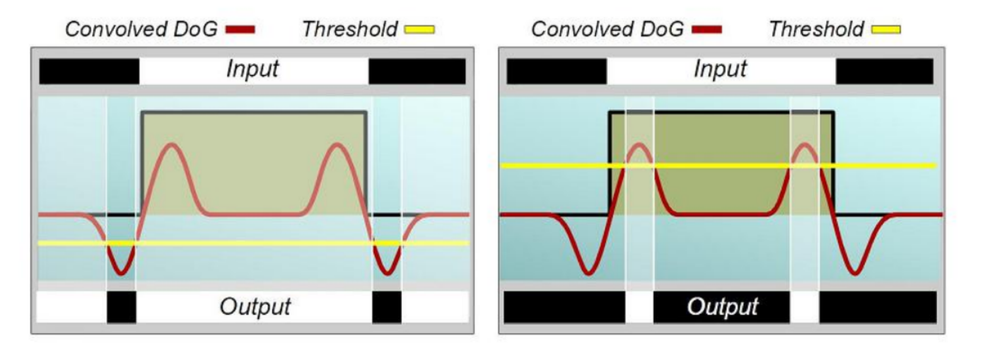
#> input picture utils/img_6.png, 1000 x 355 px, shrunk from 1586 x 563 before the run
$ python -i FDoG.py   (imports and definitions only)
#> lines starting #> are read from the running program, lines starting #| are printed output that depends on the picture
#> further down, picture is the input picture: shape (355, 1000, 3); mean B, G, R 198.3, 206, 197.4
import cv2 as cv
import numpy as np


# [14 lines left out: function find_neighbors, not called in this run]


def refine_flow(flow, mag, ksize):
    """ Refine edge tangent flow based on paper's
    equation. """
    _, h, w = flow.shape

    # do padding
    p = ksize // 2
    flow = np.pad(flow, ((0, 0), (p, p), (p, p)))
    mag = np.pad(mag, ((0, 0), (p, p), (p, p)))

    # neighbors of each tangent vector in each window
    flow_neighbors = find_neighbors(flow, ksize,
                                    s=1, out_h=h, out_w=w)

    # centural tangent vector in each window
    flow_me = flow_neighbors[..., ksize // 2, ksize // 2]
    flow_me = flow_me[..., np.newaxis, np.newaxis]

    # compute dot
    dots = np.sum(flow_neighbors * flow_me, axis=2,
                  keepdims=True)

    # compute phi
    phi = np.where(dots > 0, 1, -1)

    # compute wd, weight of direction
    wd = np.abs(dots)

    # compute wm, weight of magnitude
    mag_neighbors = find_neighbors(mag, ksize,
                                   s=1, out_h=h, out_w=w)
    mag_me = mag_neighbors[..., ksize // 2, ksize // 2]
    mag_me = mag_me[..., np.newaxis, np.newaxis]
    wm = (1 + np.tanh(mag_neighbors - mag_me)) / 2

    # compute ws, spatial weight
    ws = np.ones_like(wm)
    x, y = np.meshgrid(np.arange(ksize), np.arange(ksize))
    cx, cy = ksize // 2, ksize // 2
    dist = np.sqrt((x - cx) ** 2 + (y - cy) ** 2)[np.newaxis, ...]
    ws[:, :, dist >= ksize // 2] = 0

    # update flow
    flow = np.sum(phi * flow_neighbors * ws * wm * wd,
                  axis=(3, 4))
    flow = np.transpose(flow, axes=(2, 0, 1))

    # normalize flow
    norm = np.sqrt(np.sum(flow ** 2, axis=0))
    mask = norm != 0
    flow[:, mask] /= norm[mask]

    return flow


def guass(x, sigma):
    return np.exp(-(x ** 2) / (2 * sigma ** 2)) / (np.sqrt(2 * np.pi) * sigma)


# [165 lines left out: functions make_gauss_filter, shrink_array, detect_edge, not called in this run]


def initialze_flow(img, sobel_size):
    """ Initialize edge tangent flow, contains the
    following steps:
        (1) normalize input image
        (2) compute gradient using sobel operator
        (3) compute gradient magnitude
        (4) normalize gradient and magnitude
        (5) rotate gradient to get tanget vector
    """
#> called with sobel_size = 5
    img = cv.normalize(img, dst=None, alpha=0.0, beta=1.0,
                       norm_type=cv.NORM_MINMAX, dtype=cv.CV_32FC1)

    # compute gradient using sobel and magtitude
    grad_x = cv.Sobel(img, cv.CV_32FC1, 1, 0,
                      ksize=sobel_size)
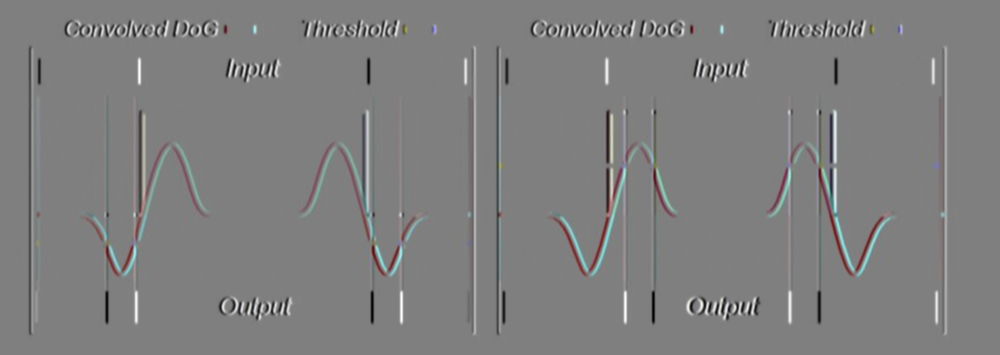
#> grad_x: shape (355, 1000, 3) float32; mean of channels 0, 1, 2 0, 0, 0; drawn with min black and max white
    grad_y = cv.Sobel(img, cv.CV_32FC1, 0, 1,
                      ksize=sobel_size)
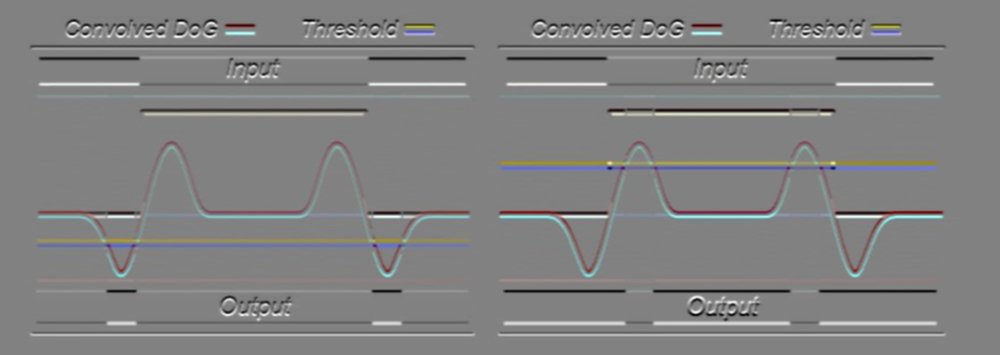
#> grad_y: shape (355, 1000, 3) float32; mean of channels 0, 1, 2 0, 0, 0; drawn with min black and max white
    mag = np.sqrt(grad_x ** 2 + grad_y ** 2)
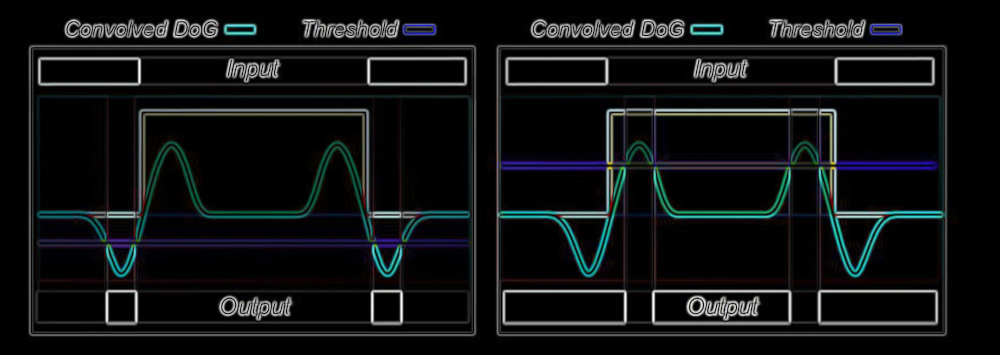
#> mag: shape (355, 1000, 3) float32; mean of channels 0, 1, 2 3.6, 3.4, 3; drawn with min black and max white

    # normalize gradient
    mask = mag != 0
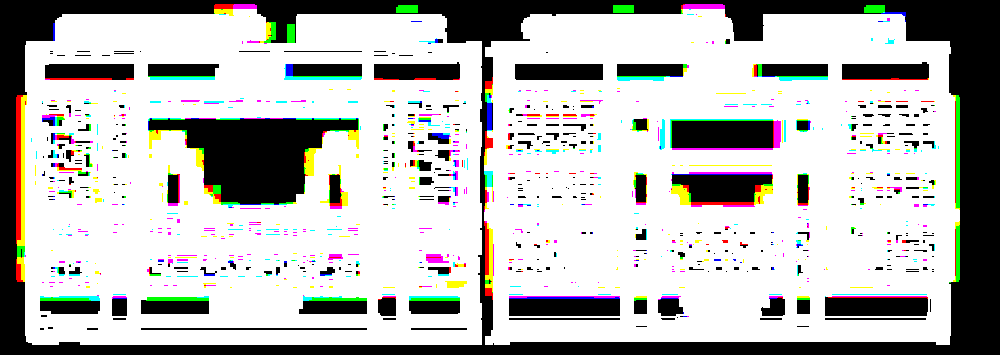
#> mask: shape (355, 1000, 3) bool; mean of channels 0, 1, 2 0.711, 0.721, 0.72; drawn as B, G, R
    grad_x[mask] /= mag[mask]
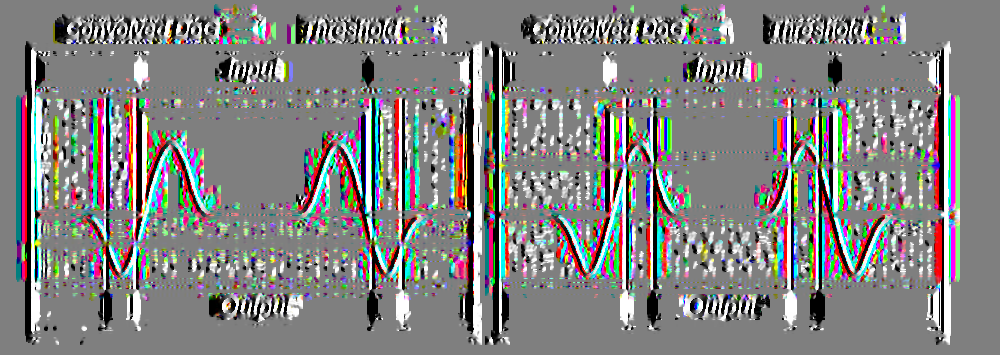
#> grad_x: shape (355, 1000, 3) float32; mean of channels 0, 1, 2 0.0162, 0.0195, 0.0253; drawn with min black and max white
    grad_y[mask] /= mag[mask]
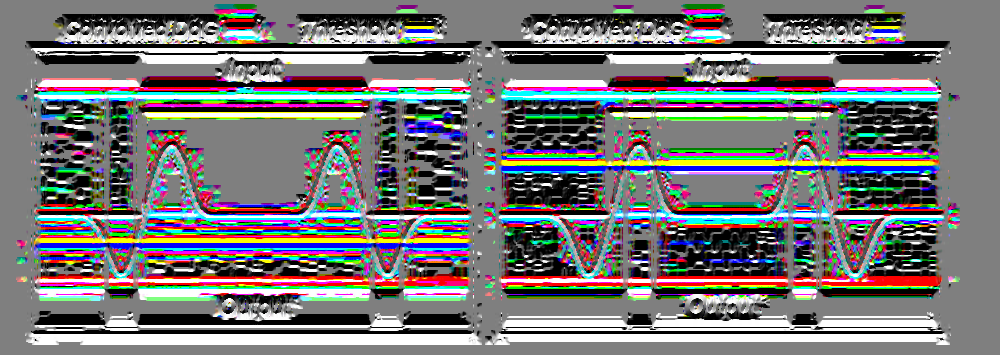
#> grad_y: shape (355, 1000, 3) float32; mean of channels 0, 1, 2 -0.0685, -0.0743, -0.0653; drawn with min black and max white

    # normalize magnitude
    mag = cv.normalize(mag, dst=None, alpha=0.0, beta=1.0,
                       norm_type=cv.NORM_MINMAX)

    # rotate gradient and get tangent vector
    flow_x, flow_y = -grad_y, grad_x
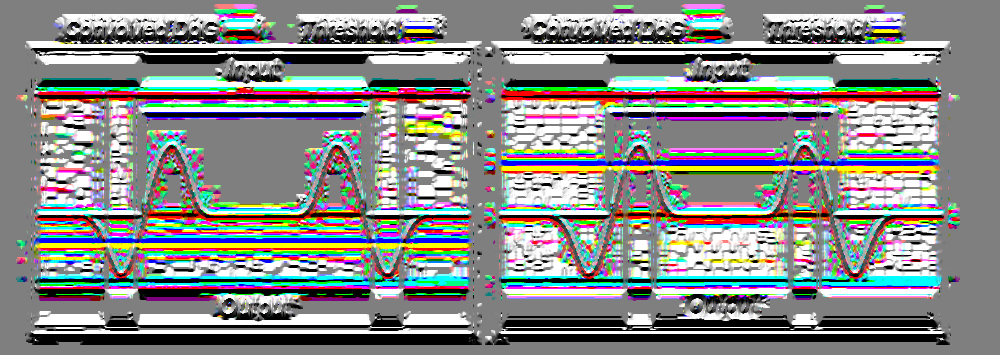
#> flow_x: shape (355, 1000, 3) float32; mean of channels 0, 1, 2 0.0685, 0.0743, 0.0653; drawn with min black and max white

    # expand dimension in axis=0 for vectorizing
    flow = np.concatenate((flow_x[np.newaxis, ...],
                           flow_y[np.newaxis, ...]), axis=0)
    mag = mag[np.newaxis, ...]

    return flow, mag


def run(img, sobel_size=5, etf_iter=4, etf_size=7,
        fdog_iter=3, thresh=0.001, sigma_c=1.0, rho=0.997,
        sigma_m=3.0, tau=0.907):
    """
    Running coherent line drawing on input image.
    Parameters:
    ----------
    - img : ndarray
        Input image, with shape = (h, w, c).

    - sobel_size : int, default = 5
        Size of sobel filter, sobel filter will be used to compute
        gradient.

    - etf_iter : int, default = 4
        Iteration times of refining edge tangent flow.

    - etf_size : int, default = 7
        Size of etf filter.

    - fdog_iter : int, default = 3
        Iteration times of applying fdog on input image.

    - thresh : float, default = 0.001
        Threshold of guass filter's value, this is not an important
        parameter.

    - sigma_c : float, default = 1.0
        Standard variance of one gaussian filter of dog filter,
        another's standard variance will be set to 1.6 * sigma_c.

    - rho : float, default = 0.997
        Dog = gauss_c - rho * gauss_s.

    - sigma_m : float, default = 3.0
        Standard variance of gaussian filter.

    - tau : float, default=0.907
        Threshold of edge map.
    Returns:
    -------
    - edge : ndarray
        Edge map of input image, data type is float32 and pixel's
        range is clipped to [0, 255].
    """
    # initialize edge tangent flow
    flow, mag = initialze_flow(img, sobel_size)

    # refine edge tangent flow
    for i in range(etf_iter):
        flow = refine_flow(flow, mag, ksize=etf_size)

    # do fdog
    for i in range(fdog_iter):
        edge = detect_edge(img, flow, thresh=thresh,
                           sigma_c=sigma_c, rho=rho, sigma_m=sigma_m, tau=tau)
        img[edge == 0] = 0
        img = cv.GaussianBlur(img, ksize=(3, 3), sigmaX=0, sigmaY=0)

    return detect_edge(img, flow, thresh=thresh,
                       sigma_c=sigma_c, rho=rho, sigma_m=sigma_m, tau=tau)

>>> import cv2
>>> picture = cv2.imread('img_6.png')
#> (the run stopped early here; a loop or call above may not have finished)
